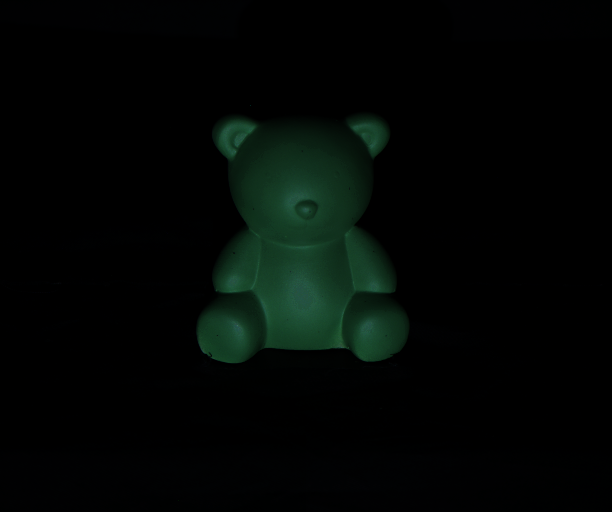
#> input picture bear1/01001.png, 612 x 512 px, found by its file name; its folder holds only this picture in this run
$ python main.py
#> lines starting #> are read from the running program, lines starting #| are printed output that depends on the picture
### lowrr/multires.py
# Fonctions pour générer des images multirésolution

import numpy as np
import cv2
import matplotlib.pyplot as plt

def mean_pyramid(max_levels, dataset):
    """
    Génère une pyramide d'images multirésolution à partir d'un dataset d'images.

    :param dataset: Liste des images originales.
    :param max_levels: Nombre de niveaux max dans la pyramide.
    :return: Liste de listes d'images, une pour chaque niveau de la pyramide et le nombre de niveaux effectivement générés.
    """
    # Initialiser les images multirésolution
    images = dataset.copy()

    # Générer les images multirésolution
    tmp = []
    for im in images:
        tmp.append(limited_sequence(max_levels, im, lambda x: halve(x, lambda a, b, c, d: (a/4 + b/4 + c/4 + d/4))))

    # Changer la structure de la pyramide
    image_pyramid = []
    for level in range(len(tmp[0])):
        image_pyramid.append([tmp[img][level] for img in range(len(tmp))])

    return image_pyramid, len(image_pyramid)


def limited_sequence(max_length, data, f):
    """
    Appel récursif à une fonction qui transforme une image
    jusqu'à ce que la longueur de la séquence atteigne un maximum ou
    que ce ne soit plus possible.
    """
    length = 1
    def f_limited(data):
        nonlocal length
        if length < max_length:
            length += 1
            return f(data)
        else:
            return None
    return sequence(data, f_limited)


def sequence(data, f):
    """
    Appel récursif à une fonction qui transforme une image
    jusqu'à ce que ce ne soit plus possible.
    """
    s = [data]
    while True:
        new_data = f(s[-1])
        if new_data is None:
            break
        s.append(new_data)
    return s

def halve(mat, f):
    """
    Réduit la taille d'une matrice de moitié en appliquant une fonction à chauqe bloc 2x2.

    Si une ligne ou une colonne a une taille < 2, renvoie None.
    Si une ligne ou une colonne a une taille impaire, la dernière ligne/colonne est enlevée.
    """
    mat = np.asarray(mat)
    (rows, cols) = mat.shape
    if rows < 2 or cols < 2:
        return None
    half_rows = rows // 2
    half_cols = cols // 2
    half_mat = np.zeros((half_rows, half_cols), dtype=mat.dtype)
    for i in range(half_rows):
        for j in range(half_cols):
            a = mat[2 * i, 2 * j]
            b = mat[2 * i + 1, 2 * j]
            c = mat[2 * i, 2 * j + 1]
            d = mat[2 * i + 1, 2 * j + 1]
            half_mat[i, j] = f(a, b, c, d)
    return half_mat


# Fonction pour montrer la première image de la pyramide

# [23 lines left out: function show_first_image, not called in this run]

### lowrr/sparse.py
# Sélection de points épars de manière grossière à fine.
# Utile pour accélérer les algorithmes de registration.

import numpy as np
import matplotlib.pyplot as plt
import cv2
from math import ceil
from enum import Enum

class Sparsity(Enum):
    Full = 0
    Sparse = 1

# Sélectionne un sous-ensemble de points satisfaisant deux conditions :
#   * les points doivent être bien répartis dans l'image.
#   * une densité plus élevée là où les gradients sont plus grands.

# Chaque niveau est conservé, mais le plus important
# est celui à la plus haute résolution (le dernier).
# [37 lines left out: functions select, select_2x2_bloc, not called in this run]


# Enlève les 2 ou 3 valeurs les plus faibles.
# La deuxième valeur la plus élévée doit être plus grande que la troisième + thresh:
#     second > third + thresh

# Par exemple: avec thresh = 5
#     ( 0, 1, 8, 9 ) -> [ false, false, true, true ]
#     ( 0, 9, 1, 8 ) -> [ false, true, false, true ]
#     ( 1, 0, 9, 0 ) -> [ false, false, true, false ]
def prune_with_thresh(tresh, a, b, c, d):
    l = [a, b, c, d]
    l_sorted = sorted(l)
    third = l_sorted[-3]
    second = l_sorted[-2]
    first = l_sorted[-1]
    result = [(x == second and second > third + tresh) for x in l]
    result[l.index(first)] = True
    return result

# Extrait les valeurs des pixels épars
def extract(sparse_pixels, mat):
    for b, v in zip(np.array(sparse_pixels).flatten(), mat):
        if b:
            yield v

# Tests
print(prune_with_thresh(5, 0, 1, 8, 9)) # [False, False, True, True]
print(prune_with_thresh(5, 0, 9, 1, 8)) # [False, True, False, True]
print(prune_with_thresh(5, 1, 0, 9, 0)) # [False, False, True, False]

print(list(extract([True, False, True, False], [1, 2, 3, 4]))) # [1, 3]
# Pour tester select
# [21 lines left out: function show_first_image, not called in this run]


### lowrr/main.py
import cv2
import os
import numpy as np
import scipy.linalg

from consts import *
import multires
import gradients
import interpolation
import affine2d
import sparse
import utils

# Charge les images d'un répertoire
def load_images(directory):
#> called with directory = 'bear1'
    images = []
    for filename in os.listdir(directory):
        img = cv2.imread(os.path.join(directory, filename))
#> img is the input picture: shape (512, 612, 3); mean B, G, R 4.4, 6.7, 2.4
        if img is not None:
            images.append(img)
        else:
            print("Erreur: n'a pas trouvé l'image", filename)
    return images

# Sauvegarde les images dans un répertoire
def store_images(images, directory):
    for i, img in enumerate(images):
        cv2.imwrite(os.path.join(directory, f"image_{i}.png"), img)

# Réduit les valeurs vers 0
def shrink(x, tau):
    return np.sign(x) * np.maximum(np.abs(x) - tau, 0)


# Calcule le pas de Gauss-Newton
# [65 lines left out: functions forwards_compositional_step, project, reproject, wrap, not called in this run]


# Fonction principale
def main():
    # Charge les images
    dataset = load_images(IN_DIR)
#> dataset = 1 item
    nb_images = len(dataset)
#> nb_images = 1
    if DEBUG:
        # Affiche la première image
        cv2.imshow("Premiere image", dataset[0])
        cv2.waitKey(0)
        cv2.destroyAllWindows()

    # Convertit les images en niveaux de gris
    dataset_gray = [cv2.cvtColor(img, cv2.COLOR_BGR2GRAY) for img in dataset]
#> dataset_gray = 1 item
    if DEBUG:
        # Affiche la première image
        cv2.imshow("Premiere image en niveau de gris", dataset_gray[0])
        cv2.waitKey(0)
        cv2.destroyAllWindows()

    # Génère les images multirésolution
    image_pyramid, LEVELS = multires.mean_pyramid(MAX_LEVELS, dataset_gray)
#> the loop in mean_pyramid, `for im in images:` made 1 pass
#> pass 1, in halve (call 2), `mat = np.asarray(mat)`:
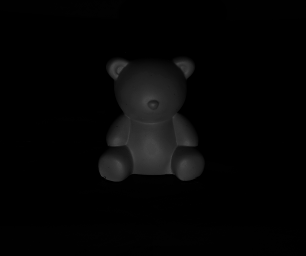
#> mat: shape (256, 306); min 0, max 74, mean 5.1
#> the loop in mean_pyramid, `for level in range(len(tmp[0])):` made 4 passes
#> after the loop in mean_pyramid, `for level in range(len(tmp[0])):`: image_pyramid = 4 items
#> image_pyramid = 4 items; LEVELS = 4
    if DEBUG:
        # Affiche les dimensions de la première image à chaque niveau
        for level, lvl_imgs in enumerate(image_pyramid):
            print(f"Niveau {level}:")
            print(f"  Image 0: --> Dimensions {lvl_imgs[0].shape}")
            print(f"           --> Type {lvl_imgs[1].dtype}")
#> this loop made 1 pass
#> level on pass 1: 0
#| Niveau 0:
#|   Image 0: --> Dimensions (512, 612)
        multires.show_first_image(image_pyramid)

    # Choisit un sous-ensemble de pixels à utiliser
    multires_sparse_pixels = [[None for _ in range(nb_images)] for _ in range(LEVELS)]
    gradients_pyramid = [[None for _ in range(nb_images)] for _ in range(LEVELS)]
    for level, lvl_imgs in enumerate(image_pyramid):
        gradients_pyramid[level] = [gradients.squared_norm_direct(img) for img in lvl_imgs]
    for i in range(nb_images):
        grad_i = []
        for level in range(LEVELS):
            grad_i.append(gradients_pyramid[level][i])
            # if DEBUG:
            #     print(f"rows : {grad_i[level].shape[0]} cols : {grad_i[level].shape[1]}")
        multires_mask = sparse.select(SPARSE_RATIO_THRESHOLD, grad_i)
        for level in range(LEVELS):
            multires_sparse_pixels[level][i] = multires_mask[level]

    if DEBUG:
        # Affiche le masque de sparsité pour la première image
        for level, mask_at_level in enumerate(multires_sparse_pixels):
            print(f"Niveau {LEVELS - level}:")
            print(f"  Image 0: {np.sum(mask_at_level[0])} pixels")
        sparse.show_first_image(image_pyramid, multires_sparse_pixels)

    # Initialisation du vecteur de mouvement
    motion_vector = np.zeros([nb_images,6])

    # Algorithme multi-résolution.
    # Effectue la même opération à chaque niveau pour les images et gradients correspondants.
    # L'itérateur est inversé pour commencer par le dernier niveau (la résolution la plus basse).
    # Le niveau 0 correspond aux images initiales.
    image_pyramid_inv = image_pyramid[::-1]

    # On ne garde que le résultat de la première image
    multires_sparse_pixels = [multires_sparse_pixels[level][0] for level in range(LEVELS)]
    if DEBUG:
        print("Taille de multires_sparse_pixels : ", len(multires_sparse_pixels))
    multires_sparse_pixels_inv = multires_sparse_pixels[::-1]

    for (level, (lvl_imgs, lvl_sparse_pixels)) in enumerate(zip(image_pyramid_inv, multires_sparse_pixels_inv)):
        if DEBUG:
            print(f"====================== Calcul au niveau {LEVELS - level} ======================")
        (rows, cols) = lvl_imgs[0].shape

        # Adaptation du vecteur de mouvement au changement de résolution
        motion_vector[:,4] *= 2
        motion_vector[:,5] *= 2

        # Filtre de sparsité
        pixels_count = rows * cols
        sparse_count = sum(1 if x else 0 for x in np.array(lvl_sparse_pixels).flatten())
        sparse_ratio = sparse_count / pixels_count
        if sparse_ratio > SPARSE_RATIO_THRESHOLD:
            print(f"Ratio de sparsité = {sparse_ratio} > {SPARSE_RATIO_THRESHOLD} : on utilise une résolution dense")
            sparsity = sparse.Sparsity.Full
            actual_pixel_count = pixels_count
            pixel_coordinates = utils.coords_col_major((rows, cols))
        else:
            print(f"Ratio de sparsité = {sparse_ratio} <= {SPARSE_RATIO_THRESHOLD} : on utilise une résolution sparse")
            sparsity = sparse.Sparsity.Sparse
            actual_pixel_count = sparse_count
            pixel_coordinates = utils.coordinates_from_mask(lvl_sparse_pixels)

        # Variables d'état pour la boucle
        nb_iter = 0
        coordinates = list(pixel_coordinates)
        imgs_registered = np.zeros([actual_pixel_count, nb_images], dtype=np.float32)
        project(coordinates, imgs_registered, lvl_imgs, motion_vector)
        old_imgs_a = np.zeros([actual_pixel_count, nb_images])
        errors = np.zeros([actual_pixel_count, nb_images])
        lagrange_mult_rho = np.zeros([actual_pixel_count, nb_images])
        # Boucle principale
        continue_loop = True
        while continue_loop:
            if DEBUG:
                print(f"Iteration {nb_iter} au niveau {LEVELS - level}")
            # Pre-scale lambda
            lambda_value = LAMBDA/np.sqrt(nb_images)

            # mise à jour de A : low-rank approximation
            imgs_a = imgs_registered + errors + lagrange_mult_rho
            (U,S,V) = np.linalg.svd(imgs_a, full_matrices=False)
            if DEBUG:
                print(f"  SVD avant shrink: {S}")
            for i in range(S.shape[0]):
                S[i] = shrink(S[i], 1/RHO)
            if DEBUG:
                print(f"  SVD après shrink: {S}")
            imgs_a = np.dot(U, np.dot(np.diag(S), V))
            if DEBUG:
                print(f"  imgs_a: {imgs_a}")

            # mise à jour de e : L1-regularized least-squares
            errors_temp = imgs_a - imgs_registered - lagrange_mult_rho
            for i in range(actual_pixel_count):
                for j in range(nb_images):
                    errors[i,j] = shrink(errors_temp[i,j], lambda_value/RHO)

            # mise à jour de theta : forwards compositional step of a Gauss-Newton approximation.
            residuals = errors_temp - errors
            for i in range(nb_images):
                # Calcul du gradient de l'image i
                match sparsity:
                    case sparse.Sparsity.Full:
                        gradient = gradients.compute_registered_gradients_full((rows,cols), imgs_registered[:,i])
                    case sparse.Sparsity.Sparse:
                        gradient = gradients.compute_registered_gradients_sparse(lvl_imgs[i], affine2d.projection_mat(motion_vector[i]), coordinates)
                if DEBUG:
                    print(f"    Gradient shape: {gradient.shape}")
                    print(f"    Residuals shape : {len(residuals[:,i])}")
                    print(f"    Residuals : {residuals[:20,i]}")
                    print(f"    Coordinates shape: {len(coordinates)}")
                # Calcul residuals et vecteur de mouvement pour l'image i
                step_params = forwards_compositional_step((rows,cols), coordinates, residuals[:,i], gradient)

                # Mise à jour de la matrice de mouvement pour l'image i
                motion_vector[i] = affine2d.projection_params(np.dot(affine2d.projection_mat(motion_vector[i]), affine2d.projection_mat(step_params)))

            # Transformation des paramètres de mouvement pour que la première image soit la référence
            inverse_motion_ref = np.linalg.inv(affine2d.projection_mat(motion_vector[0]))
            for i in range(1,len(motion_vector)):
                motion_vector[i] = affine2d.projection_params(np.dot(inverse_motion_ref, affine2d.projection_mat(motion_vector[i])))

            # Mise à jour de imgs_registered
            project(coordinates, imgs_registered, lvl_imgs, motion_vector)

            # y-update : dual ascent
            lagrange_mult_rho += imgs_registered - imgs_a + errors

            # Test de convergence
            residual = np.linalg.norm(imgs_a - old_imgs_a) / max(1e-12, np.linalg.norm(old_imgs_a))
            continue_loop = residual > TRESHOLD and nb_iter < MAX_ITER
            if DEBUG:
                print(f"    Residual: {residual}")

            # Mise à jour des variables d'état
            nb_iter += 1
            old_imgs_a = imgs_a

    # Affiche le vecteur de mouvement final
    print("Vecteur de mouvement final:")
    print(motion_vector)
    np.set_printoptions(precision=4, suppress=True)
    print(motion_vector)

    # Détection des outliers
    if SEUIL_DETECTION > 0:
        print("Détection des outliers...")
        for i in range(1, nb_images):
            for j in range(1, 6):
                if abs(motion_vector[i, j]) > SEUIL_DETECTION:
                    print(f"Outlier détecté: image {i}")
                    break


    # Sauvegarde des images
    if SAVE_IMAGES:
        # Projection des images en fonction du vecteur de mouvement
        print("Reprojection des images...")
#         vecteur = np.array([
#     [0.00000000005820766, 0, 0, 0, 0.00000011920929, 0],
#     [-0.00050127506, 0.0015685019, 0.00049495575, 0.0032132864, -0.04816699, -1.3059417],
#     [0.0025134087, 0.003739301, 0.002843324, 0.008618593, -1.6157403, -4.0644226],
#     [0.005250931, 0.0046236245, 0.003998261, 0.013577342, -2.6713383, -6.0009995],
#     [0.005466342, 0.0010521039, 0.00390825, 0.021158695, -2.7797763, -8.336304],
#     [-0.022756279, -0.11309741, 0.07820845, -0.0014507174, 2.6635132, 34.11573]
# ], dtype=np.float32)
        registered_imgs = reproject(dataset, motion_vector)

        # Création du répertoire de sortie
        print("Sauvegarde des images...")
        if not os.path.exists(OUT_DIR):
            os.makedirs(OUT_DIR)
        store_images(registered_imgs, OUT_DIR)


#> (the run stopped early here; a loop or call above may not have finished)

$ run again, on bear1/01005.png
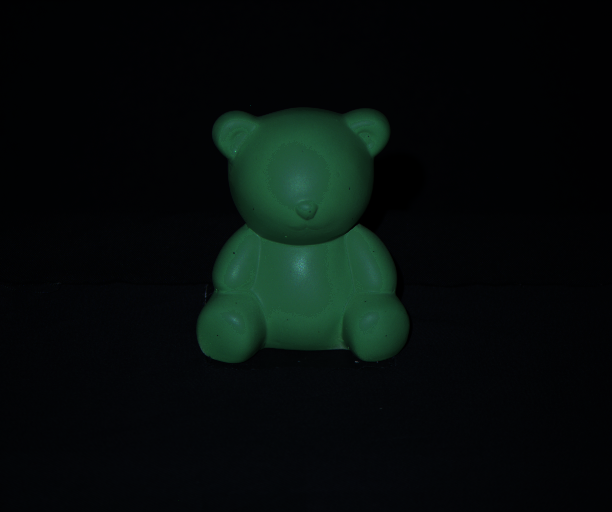
#> input picture bear1/01005.png, 612 x 512 px, found by its file name
#> in load_images, img is the input picture: shape (512, 612, 3); mean B, G, R 11.1, 12.7, 5.8
#> dataset = 1 item
#> nb_images = 1
#> dataset_gray = 1 item
#> in main, `cv2.imshow("Premiere image en niveau de gris", dataset_gray[0])`:
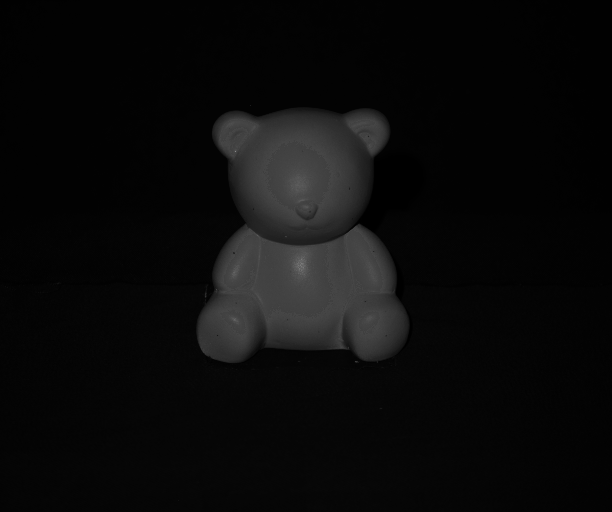
#> window 'Premiere image en niveau de gr': shape (512, 612); min 0, max 137, mean 10.6
#> the loop in mean_pyramid, `for im in images:` made 1 pass
#> the loop in mean_pyramid, `for level in range(len(tmp[0])):` made 4 passes
#> after the loop in mean_pyramid, `for level in range(len(tmp[0])):`: image_pyramid = 4 items
#> in main, `image_pyramid, LEVELS = multires.mean_pyramid(MAX_LEVELS, dataset_gray)`: LEVELS = 4
#> the loop in main, `for level, lvl_imgs in enumerate(image_pyramid):` made 1 pass
#> level on pass 1: 0
#> (printed output is left out)

$ run again, on bear1/02010.png
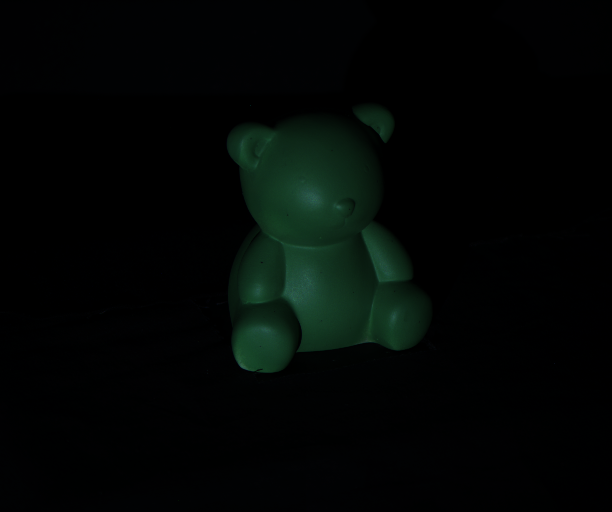
#> input picture bear1/02010.png, 612 x 512 px, found by its file name
#> in load_images, img is the input picture: shape (512, 612, 3); mean B, G, R 4.5, 6.2, 2.3
#> dataset = 1 item
#> nb_images = 1
#> dataset_gray = 1 item
#> the loop in mean_pyramid, `for im in images:` made 1 pass
#> pass 1, in halve (call 2), `mat = np.asarray(mat)`:
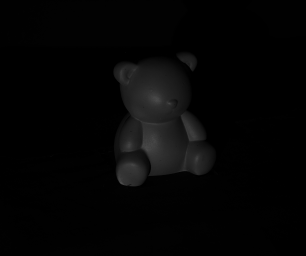
#> mat: shape (256, 306); min 0, max 74, mean 4.8
#> the loop in mean_pyramid, `for level in range(len(tmp[0])):` made 4 passes
#> after the loop in mean_pyramid, `for level in range(len(tmp[0])):`: image_pyramid = 4 items
#> in main, `image_pyramid, LEVELS = multires.mean_pyramid(MAX_LEVELS, dataset_gray)`: LEVELS = 4
#> the loop in main, `for level, lvl_imgs in enumerate(image_pyramid):` made 1 pass
#> level on pass 1: 0
#> (printed output is left out)

$ run again, on bear1/01003.png
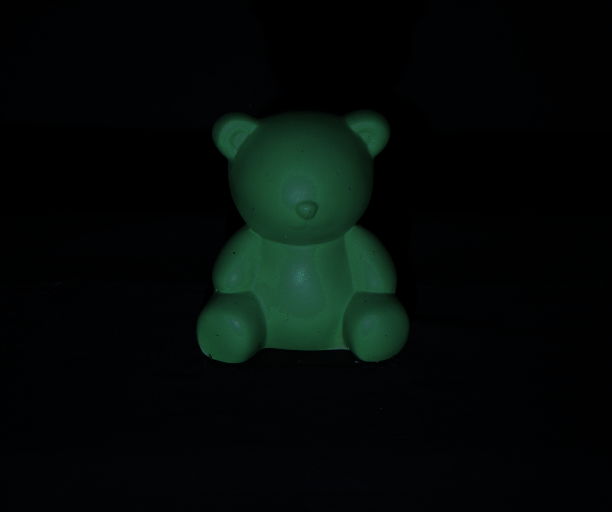
#> input picture bear1/01003.png, 612 x 512 px, found by its file name
#> in load_images, img is the input picture: shape (512, 612, 3); mean B, G, R 8, 10.1, 4.1
#> dataset = 1 item
#> nb_images = 1
#> dataset_gray = 1 item
#> in main, `cv2.imshow("Premiere image en niveau de gris", dataset_gray[0])`:
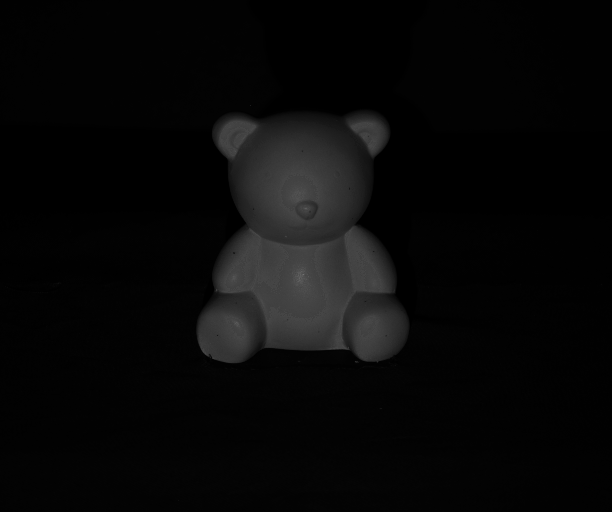
#> window 'Premiere image en niveau de gr': shape (512, 612); min 0, max 114, mean 8.1
#> the loop in mean_pyramid, `for im in images:` made 1 pass
#> the loop in mean_pyramid, `for level in range(len(tmp[0])):` made 4 passes
#> after the loop in mean_pyramid, `for level in range(len(tmp[0])):`: image_pyramid = 4 items
#> in main, `image_pyramid, LEVELS = multires.mean_pyramid(MAX_LEVELS, dataset_gray)`: LEVELS = 4
#> the loop in main, `for level, lvl_imgs in enumerate(image_pyramid):` made 1 pass
#> level on pass 1: 0
#> (printed output is left out)
